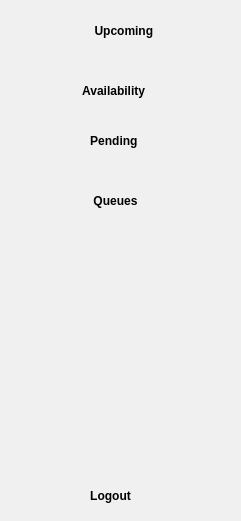
  <widget class="QGroupBox" name="buttons_sidegroup">
   <property name="geometry">
    <rect>
     <x>0</x>
     <y>80</y>
     <width>241</width>
     <height>521</height>
    </rect>
   </property>
   <property name="styleSheet">
    <string notr="true">QGroupBox{
border: 0px;
	background-color: rgb(240, 240, 240);
}
QPushButton {
 
	color: black;
		background-color: rgb(240, 240, 240);
	
border: 0px solid;
border-radius : 2px;
font: bold 12px;
}

QPushButton:hover {
	
	background-color: rgb(66, 24, 90);
	
	color:white;
}
</string>
   </property>
   <property name="title">
    <string/>
   </property>
   <widget class="QPushButton" name="upcoming_buttn">
    <property name="geometry">
     <rect>
      <x>0</x>
      <y>0</y>
      <width>241</width>
      <height>61</height>
     </rect>
    </property>
    <property name="font">
     <font>
      <pointsize>-1</pointsize>
      <weight>75</weight>
      <italic>false</italic>
      <bold>true</bold>
     </font>
    </property>
    <property name="styleSheet">
     <string notr="true"/>
    </property>
    <property name="text">
     <string>  Upcoming</string>
    </property>
    <property name="icon">
     <iconset>
      <normaloff>photos/6807411371582967235.svg</normaloff>photos/6807411371582967235.svg</iconset>
    </property>
    <property name="iconSize">
     <size>
      <width>28</width>
      <height>50</height>
     </size>
    </property>
   </widget>
   <widget class="QPushButton" name="availability_buttn">
    <property name="geometry">
     <rect>
      <x>-10</x>
      <y>70</y>
      <width>241</width>
      <height>41</height>
     </rect>
    </property>
    <property name="font">
     <font>
      <pointsize>-1</pointsize>
      <weight>75</weight>
      <italic>false</italic>
      <bold>true</bold>
     </font>
    </property>
    <property name="layoutDirection">
     <enum>Qt::LeftToRight</enum>
    </property>
    <property name="styleSheet">
     <string notr="true"/>
    </property>
    <property name="text">
     <string>  Availability</string>
    </property>
    <property name="icon">
     <iconset>
      <normaloff>photos/920017151552644367.svg</normaloff>photos/920017151552644367.svg</iconset>
    </property>
    <property name="iconSize">
     <size>
      <width>28</width>
      <height>50</height>
     </size>
    </property>
   </widget>
   <widget class="QPushButton" name="logout_buttn">
    <property name="geometry">
     <rect>
      <x>-20</x>
      <y>470</y>
      <width>261</width>
      <height>51</height>
     </rect>
    </property>
    <property name="font">
     <font>
      <pointsize>-1</pointsize>
      <weight>75</weight>
      <italic>false</italic>
      <bold>true</bold>
     </font>
    </property>
    <property name="styleSheet">
     <string notr="true"/>
    </property>
    <property name="text">
     <string>Logout</string>
    </property>
    <property name="icon">
     <iconset>
      <normaloff>photos/logout.svg</normaloff>photos/logout.svg</iconset>
    </property>
   </widget>
   <widget class="QPushButton" name="pending_buttn">
    <property name="geometry">
     <rect>
      <x>-10</x>
      <y>120</y>
      <width>241</width>
      <height>41</height>
     </rect>
    </property>
    <property name="font">
     <font>
      <pointsize>-1</pointsize>
      <weight>75</weight>
      <italic>false</italic>
      <bold>true</bold>
     </font>
    </property>
    <property name="styleSheet">
     <string notr="true"/>
    </property>
    <property name="text">
     <string>  Pending</string>
    </property>
    <property name="icon">
     <iconset>
      <normaloff>photos/6146048471608672869.svg</normaloff>photos/6146048471608672869.svg</iconset>
    </property>
    <property name="iconSize">
     <size>
      <width>30</width>
      <height>50</height>
     </size>
    </property>
   </widget>
   <widget class="QPushButton" name="pending_buttn_2">
    <property name="geometry">
     <rect>
      <x>-10</x>
      <y>180</y>
      <width>241</width>
      <height>41</height>
     </rect>
    </property>
    <property name="font">
     <font>
      <pointsize>-1</pointsize>
      <weight>75</weight>
      <italic>false</italic>
      <bold>true</bold>
     </font>
    </property>
    <property name="styleSheet">
     <string notr="true"/>
    </property>
    <property name="text">
     <string>   Queues</string>
    </property>
    <property name="icon">
     <iconset>
      <normaloff>photos/13862160771556273570.svg</normaloff>photos/13862160771556273570.svg</iconset>
    </property>
    <property name="iconSize">
     <size>
      <width>28</width>
      <height>50</height>
     </size>
    </property>
   </widget>
  </widget>
